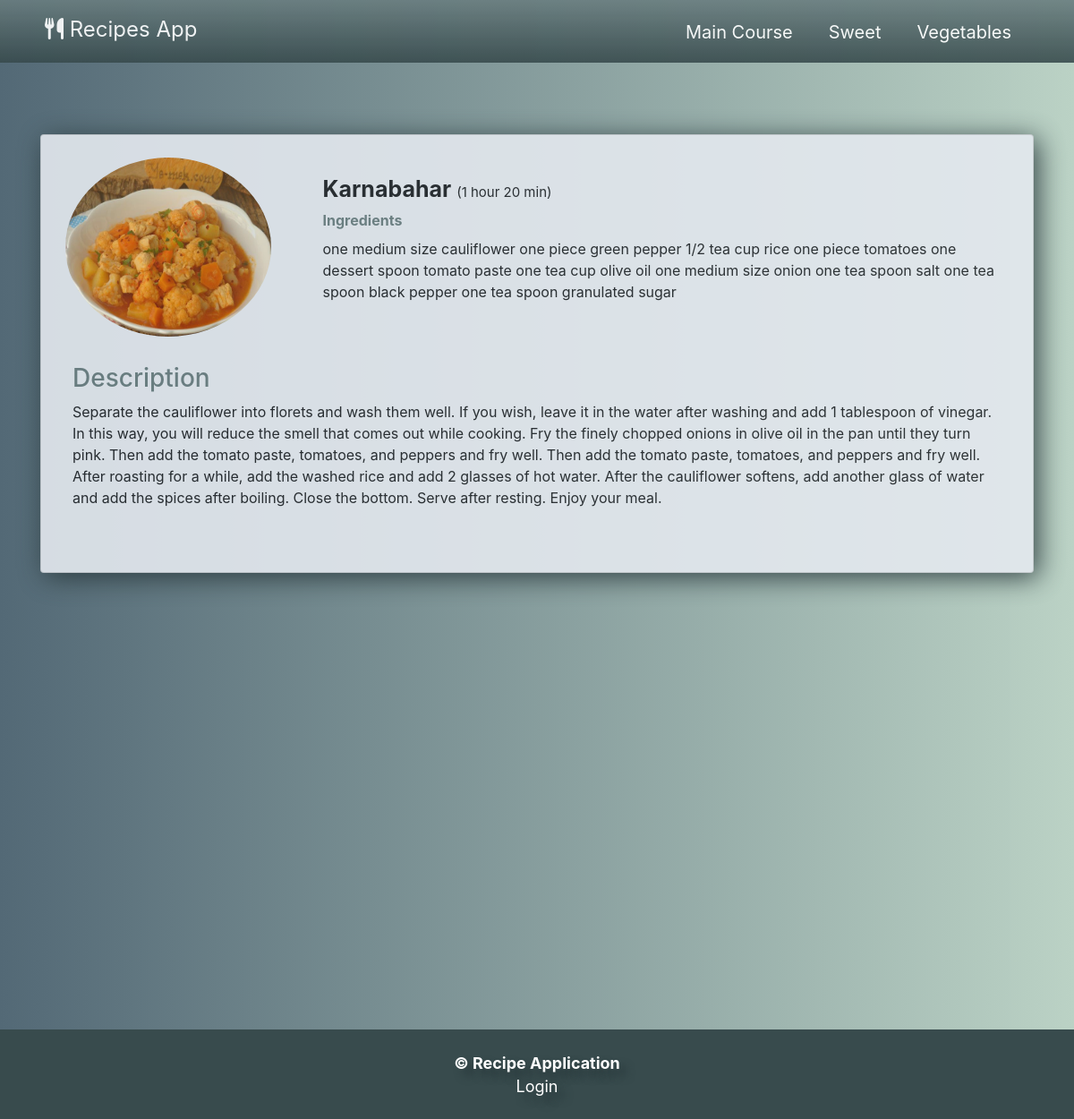
/vegetable/1, run on the app's committed database.
### recipeapp/models.py (models this page shows, shortened)
class vegetabledb(models.Model):
    title = models.CharField(max_length=30)
    image = models.CharField(max_length=30)
    description = models.TextField(max_length=850)
    category = models.CharField(max_length=25)
    time = models.CharField(max_length=20)
    descriptiondetail = models.TextField(max_length=1300)
    ingredient = models.TextField(max_length=450)

### recipeapp/views.py (the view)
# urls.py: path('vegetable/<int:id>', views.vegetable_detail, name="vegetable_detail"),
def vegetable_detail(request, id):
    post = vegetabledb.objects.get(id=id)
    return render(request, 'partials/vegetable/vegetable-detail.html', {
        "post": post
    })

### templates/partials/vegetable/vegetable-detail.html (shortened to what this page needs)
{% extends 'base.html' %}
{% load static %}
{% block link %}
    <link rel="stylesheet" href="{% static 'css/posts.css' %}">
{% endblock %}
{% block navbar %} {% include 'partials/navbar.html' %} {% endblock %}
{% block main %}
    <div class="container">
    <div class="card mb-3 post card-details">
    <div class="row">
        <div class="col-md-3 text-center">
          <img src="{% static "images/"|add:post.category|add:"/"|add:post.image %}" alt="" class="img-fluid">
        </div>
        <div class="col-md-9">
            <div class="card-body">
               <h5 class="card-title-details">{{ post.title }} <span class="time">({{ post.time }})</span></h5>
                <span class="ingredients-title">Ingredients</span>
                <p class="ingredients pt-2">
                    {{ post.ingredient }}
                </p>
            </div>
        </div>
        <div class="content card-body">
            <span class="ingredients-title"><h3>Description</h3></span>
            <p class="mt-1">{{ post.descriptiondetail }}</p>
        </div>
    </div>
</div>
</div>
{% endblock %}

### static/css/base.css (style rules this page uses)
* { padding: 0; margin: 0; box-sizing: border-box; }
.row { display: flex; justify-content: space-between; padding: 20px; margin: 5px; }

### static/css/posts.css (style rules this page uses)
.container .card { opacity: 0.9; }
.time { font-weight: lighter; font-size: 15px; }
.post { margin-top: 150px; }
.post img { border-radius: 50%; }
.content { padding: 30px; }
.ingredients-title { font-weight: bold; color: #6a7e80; }
.card-title-details { font-weight: bold; font-size: 25px; }
.card-details { box-shadow: 5px 5px 30px #28383b; background: #e4e9ef; }
.card img { height: 200px; width: 230px; }

### data on the page
vegetabledb: category+image (picture), title "Karnabahar", time "1 hour 20 min", ingredient "one medium size cauliflower one piece green pepper 1/2 tea cup rice one piece tomatoes one dessert spoon tomato paste one tea cup olive oil one medium size onion one tea spoon salt one tea spoon black pepper one tea spoon granulated sugar", descriptiondetail "Separate the cauliflower into florets and wash them well. If you wish, leave it in the water after washing and add 1 tablespoon of vinegar. In this way, you will reduce the smell that comes out while cooking. Fry the finely chopped onions in olive oil in the pan until they turn pink. Then add the tomato paste, tomatoes, and peppers and fry well. Then add the tomato paste, tomatoes, and peppers and fry well. After roasting for a while, add the washed rice and add 2 glasses of hot water. After the cauliflower softens, add another glass of water and add the spices after boiling. Close the bottom. Serve after resting. Enjoy your meal."
